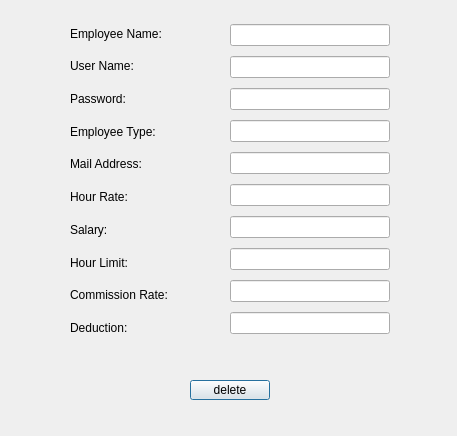
<?xml version="1.0" encoding="UTF-8"?>
<ui version="4.0">
 <class>DelEmp</class>
 <widget class="QDialog" name="DelEmp">
  <property name="geometry">
   <rect>
    <x>0</x>
    <y>0</y>
    <width>457</width>
    <height>436</height>
   </rect>
  </property>
  <property name="windowTitle">
   <string>Delete an Employee</string>
  </property>
  <widget class="QWidget" name="verticalLayoutWidget_2">
   <property name="geometry">
    <rect>
     <x>230</x>
     <y>20</y>
     <width>160</width>
     <height>321</height>
    </rect>
   </property>
   <layout class="QVBoxLayout" name="verticalLayout_2">
    <item>
     <widget class="QLineEdit" name="lineEditEmployeeName"/>
    </item>
    <item>
     <widget class="QLineEdit" name="lineEditUserName"/>
    </item>
    <item>
     <widget class="QLineEdit" name="lineEditPassword"/>
    </item>
    <item>
     <widget class="QLineEdit" name="lineEditEmployeeType"/>
    </item>
    <item>
     <widget class="QLineEdit" name="lineEditMailAddress"/>
    </item>
    <item>
     <widget class="QLineEdit" name="lineEditHourRate"/>
    </item>
    <item>
     <widget class="QLineEdit" name="lineEditSalary"/>
    </item>
    <item>
     <widget class="QLineEdit" name="lineEditHourLimit"/>
    </item>
    <item>
     <widget class="QLineEdit" name="lineEditCommRate"/>
    </item>
    <item>
     <widget class="QLineEdit" name="lineEditDeduction"/>
    </item>
   </layout>
  </widget>
  <widget class="QWidget" name="verticalLayoutWidget">
   <property name="geometry">
    <rect>
     <x>70</x>
     <y>20</y>
     <width>160</width>
     <height>321</height>
    </rect>
   </property>
   <layout class="QVBoxLayout" name="verticalLayout">
    <item>
     <widget class="QLabel" name="label">
      <property name="text">
       <string>Employee Name:</string>
      </property>
     </widget>
    </item>
    <item>
     <widget class="QLabel" name="label_2">
      <property name="text">
       <string>User Name:</string>
      </property>
     </widget>
    </item>
    <item>
     <widget class="QLabel" name="label_3">
      <property name="text">
       <string>Password:</string>
      </property>
     </widget>
    </item>
    <item>
     <widget class="QLabel" name="label_4">
      <property name="text">
       <string>Employee Type:</string>
      </property>
     </widget>
    </item>
    <item>
     <widget class="QLabel" name="label_5">
      <property name="text">
       <string>Mail Address:</string>
      </property>
     </widget>
    </item>
    <item>
     <widget class="QLabel" name="label_6">
      <property name="text">
       <string>Hour Rate:</string>
      </property>
     </widget>
    </item>
    <item>
     <widget class="QLabel" name="label_7">
      <property name="text">
       <string>Salary:</string>
      </property>
     </widget>
    </item>
    <item>
     <widget class="QLabel" name="label_8">
      <property name="text">
       <string>Hour Limit:</string>
      </property>
     </widget>
    </item>
    <item>
     <widget class="QLabel" name="label_9">
      <property name="text">
       <string>Commission Rate:</string>
      </property>
     </widget>
    </item>
    <item>
     <widget class="QLabel" name="label_10">
      <property name="text">
       <string>Deduction:</string>
      </property>
     </widget>
    </item>
   </layout>
  </widget>
  <widget class="QPushButton" name="buttonDelete">
   <property name="geometry">
    <rect>
     <x>190</x>
     <y>380</y>
     <width>80</width>
     <height>20</height>
    </rect>
   </property>
   <property name="text">
    <string>delete</string>
   </property>
  </widget>
 </widget>
 <resources/>
 <connections/>
</ui>
